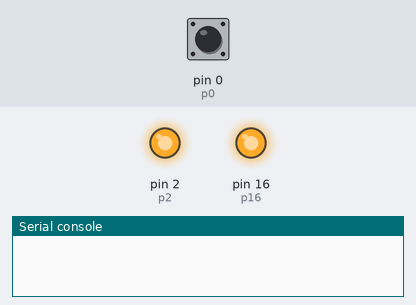
Bench run of a program on a simulated MicroPython board. Parts: output pins drawn as LEDs (lit = HIGH), the last lines printed to the serial console. Dashed ring = blinking. The test bench sets the inputs (shaded band); at power-on: pin 0 (p0) HIGH.

Above: at 1.2 s.
1.3 s: pin 0 (p0) pulled LOW for 1 s
At 2.05 s:
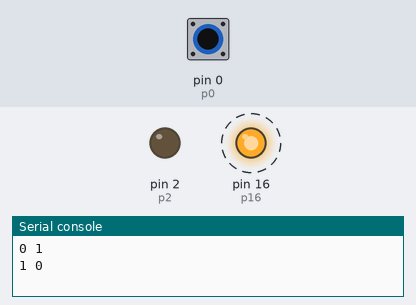
4.0 s: pin 0 (p0) pulled LOW for 0.15 s
At 5.5 s:
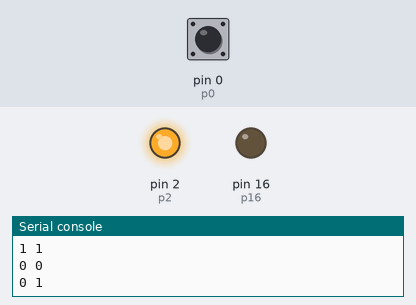
5.8 s: pin 0 (p0) pulled LOW for 3.2 s
At 9.5 s:
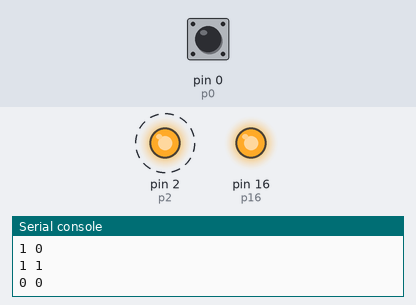
Timing chart, 0 to 11.0 s (numbered marks = the images above; inputs shaded):
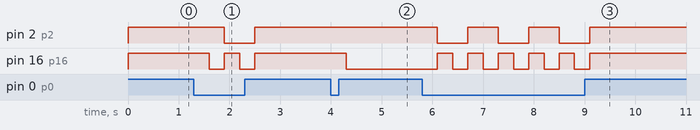

The program:

count_butt.py
```python
import machine
import time

def num_bin(num):
    return ((num&2)>>1), num&1

p2=machine.Pin(2,machine.Pin.OUT)
p16=machine.Pin(16,machine.Pin.OUT)
p0=machine.Pin(0,machine.Pin.IN, machine.Pin.PULL_UP)

count=0
p2.value(1)
p16.value(1)

while True:
    try:
        if(p0.value()==0):
            time.sleep(0.3)
            count+=1
            msb,lsb=num_bin(count)
            print(msb,lsb)
            p16.value(not lsb)
            p2.value(not msb)
    except:
        break

p2.value(1)
p16.value(1)
```

Measured:
- after the input at 1.3 s, pin 2 (p2): HIGH → LOW after 0.60 s, → HIGH 0.60 s later; pin 16 (p16): alternates HIGH for 0.30 s and LOW for 0.30 s, 4 changes in all, then stays HIGH, starting after 0.30 s
- after the input at 4.0 s, pin 16 (p16): HIGH → LOW after 0.30 s
- after the input at 5.8 s, pin 2 (p2): alternates HIGH for 0.60 s and LOW for 0.60 s, 6 changes in all, then stays HIGH, starting after 0.30 s; pin 16 (p16): alternates HIGH for 0.30 s and LOW for 0.30 s, 11 changes in all, then stays HIGH, starting after 0.30 s
